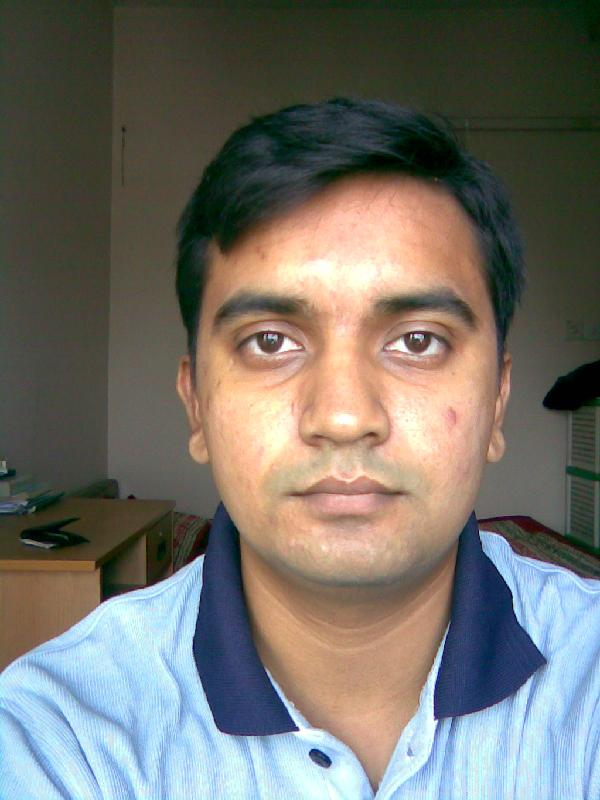
%> input picture BASE_DATOS/1.jpg, 600 x 800 px; its folder holds only this picture in this run
$ octave main.m   (GNU Octave 9; MATLAB toolbox functions it lacks are replaced by stand-ins)
%> lines starting %> are read from the running program, lines starting %| are printed output that depends on the picture
### loadImage.m
function [numImage,img] = loadImage( strImagePath )

% Construyendo imagen, gargando espacio and contando el numero de imagenes
structImages = dir(strImagePath);
lenImages = length(structImages);
Images='';

if (lenImages==0)
    disp('Error: No image was detected in the Image Folder');
    return;
end

i=0;
for j = 3:lenImages
     if ((~structImages(j).isdir))
         if  (structImages(j).name(end-3:end)=='.jpg')
             i=i+1;
             Images{i,1} = [strImagePath,'\',structImages(j).name];
         end
     end
end
numImage = i; % este es el numero de imagenes cargadas

% All Images are resized into a common size
imageSize = [280,180];


% Loading images
img = zeros(imageSize(1)*imageSize(2),numImage);
for i = 1:numImage
    aa = imresize(faceDetection(imresize(imread(Images{i,1}),[375,300])),imageSize);
    img(:,i) = aa(:);
    % disp(sprintf('Loading Image # %d',i));
end
% Generating the promedio de imagenes
meanImage = mean(img,2);

% Substracting the promedio de las imagenes de loaded image
img = (img - meanImage*ones(1,numImage))';
end

### faceDetection.m
% Simple Face Detection, retrieved from: http://www.mathworks.com/matlabcentral/
function [aa,SN_fill,FaceDat] = faceDetection(I)

% Sin caras al comenzar
Faces=[];
numFaceFound=0;

I=double(I);
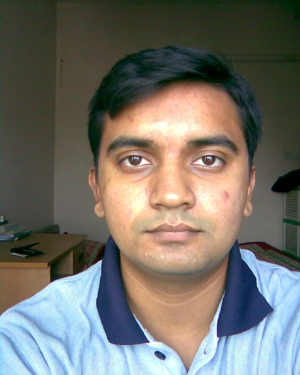
%> I: size 375x300x3 double; mean R, G, B 115.4, 112.7, 105.4

H=size(I,1);
%> H = 375
W=size(I,2);
%> W = 300

% Compensaci髇 luminica
C=255*imadjust(I/255,[0.3;1],[0;1]);
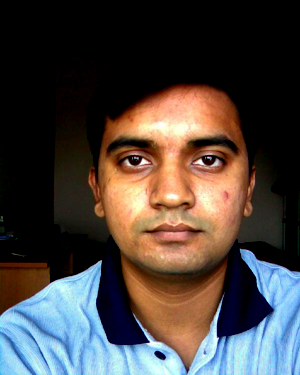
%> C: size 375x300x3 double; mean R, G, B 74.4, 66.7, 63.1


% Detectar color de piel
%> the run ends on the next line
YCbCr=rgb2ycbcr(C);
Cr=YCbCr(:,:,3);

S=zeros(H,W);
[SkinIndexRow,SkinIndexCol] =find(10<Cr & Cr<255);
for i=1:length(SkinIndexRow)
    S(SkinIndexRow(i),SkinIndexCol(i))=1;
end

m_S = size(S);
S(m_S(1)-7:m_S(1),:) = 0;


% filtrando el ruido con un filtro mediano
SN=zeros(H,W);
for i=1:H-5
    for j=1:W-5
        localSum=sum(sum(S(i:i+4, j:j+4)));
        SN(i:i+5, j:j+5)=(localSum>20);
    end
end


 Iedge=edge(uint8(SN));


SE = strel('square',9);
SN_edge = (imdilate(Iedge,SE));


SN_fill = imfill(SN_edge,'holes');


% Detectar el color del bloque (cara) oara recortarla
[L,lenRegions] = bwlabel(SN_fill,4);
AllDat  = regionprops(L,'BoundingBox','FilledArea');
AreaDat = cat(1, AllDat.FilledArea);
[maxArea, maxAreaInd] = max(AreaDat);

FaceDat = AllDat(maxAreaInd);
FaceBB = [FaceDat.BoundingBox(1),FaceDat.BoundingBox(2),...
    FaceDat.BoundingBox(3)-1,FaceDat.BoundingBox(4)-1];

aa=imcrop(rgb2gray(uint8(I)).*uint8(SN_fill),FaceBB);

end

### main.m
% This is a sample script
% It demos the face expression recognition using the Eigenface method

disp('RECONOCIMIENTO EXPRESIONES FACIALES')

%pictureCapture

TrainImagePath = 'C:\Users\samuel\Desktop\RECONOCIMIENTO_EXPRECIONES_FACIALES\Project Code\BASE_DATOS';
TestImagePath = 'C:\Users\samuel\Desktop\RECONOCIMIENTO_EXPRECIONES_FACIALES\Project Code\Imagenes_de_prueba';
LabelPath = 'C:\Users\samuel\Desktop\RECONOCIMIENTO_EXPRECIONES_FACIALES\Project Code\ETIQUETAS_IMAGENES.txt';

[NumTrainImg,TrainImg] = loadImage( TrainImagePath );

$ run again, on BASE_DATOS/13.jpg
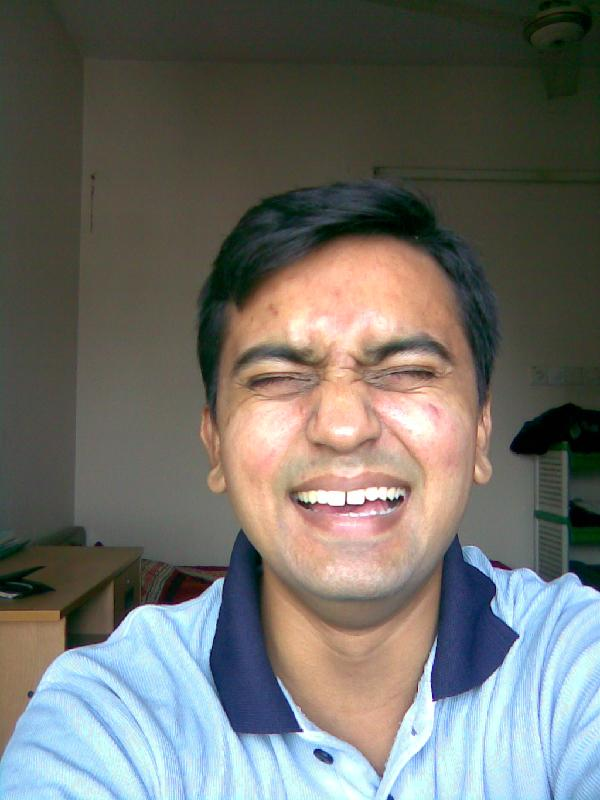
%> input picture BASE_DATOS/13.jpg, 600 x 800 px
%> in faceDetection, `I=double(I);`:
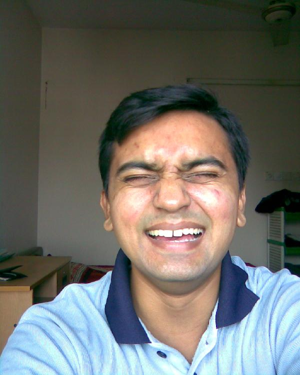
%> I: size 375x300x3 double; mean R, G, B 110.6, 110.2, 104.8
%> in faceDetection, `C=255*imadjust(I/255,[0.3;1],[0;1]);`:
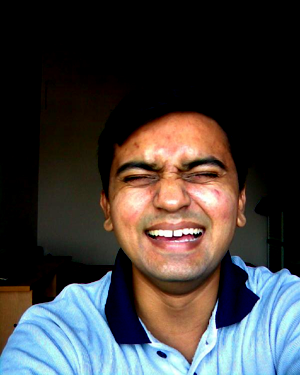
%> C: size 375x300x3 double; mean R, G, B 65.9, 62.6, 61.7

$ run again, on BASE_DATOS/14.jpg
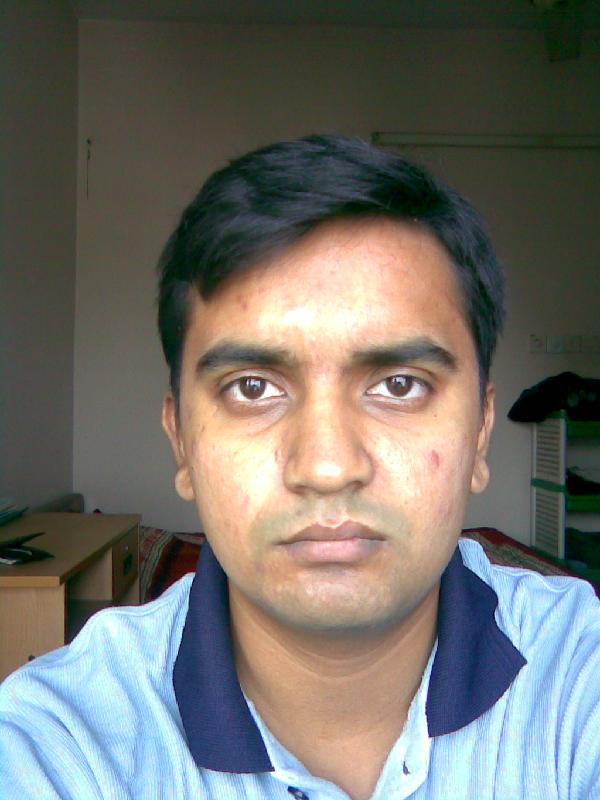
%> input picture BASE_DATOS/14.jpg, 600 x 800 px
%> in faceDetection, `I=double(I);`:
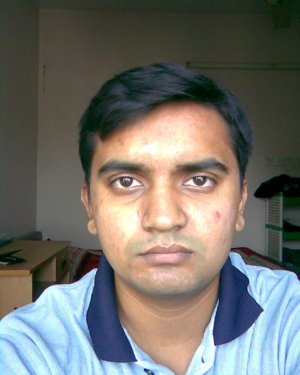
%> I: size 375x300x3 double; mean R, G, B 113.9, 112.2, 106.1
%> in faceDetection, `C=255*imadjust(I/255,[0.3;1],[0;1]);`:
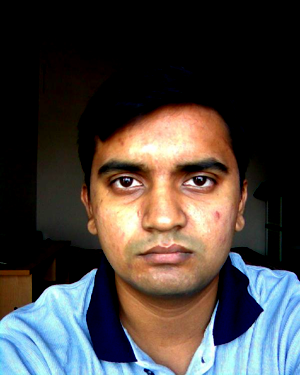
%> C: size 375x300x3 double; mean R, G, B 71.8, 65.9, 62.8

$ run again, on BASE_DATOS/15.jpg
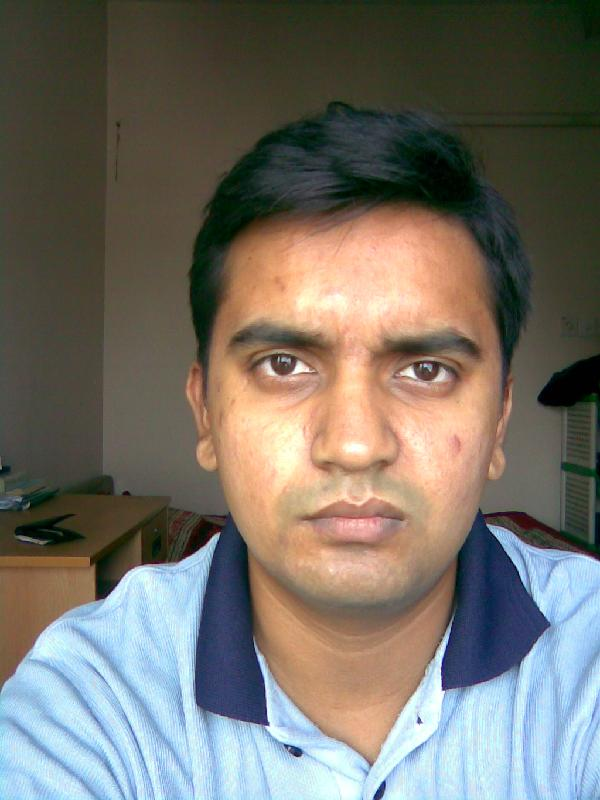
%> input picture BASE_DATOS/15.jpg, 600 x 800 px
%> in faceDetection, `I=double(I);`:
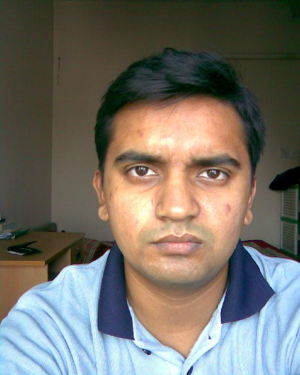
%> I: size 375x300x3 double; mean R, G, B 116.8, 112.3, 103.6
%> in faceDetection, `C=255*imadjust(I/255,[0.3;1],[0;1]);`:
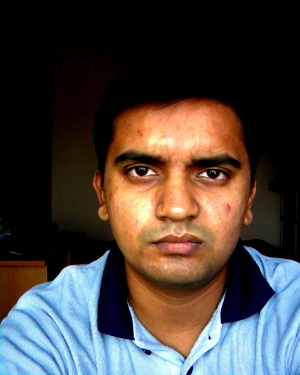
%> C: size 375x300x3 double; mean R, G, B 74.6, 66.4, 62
